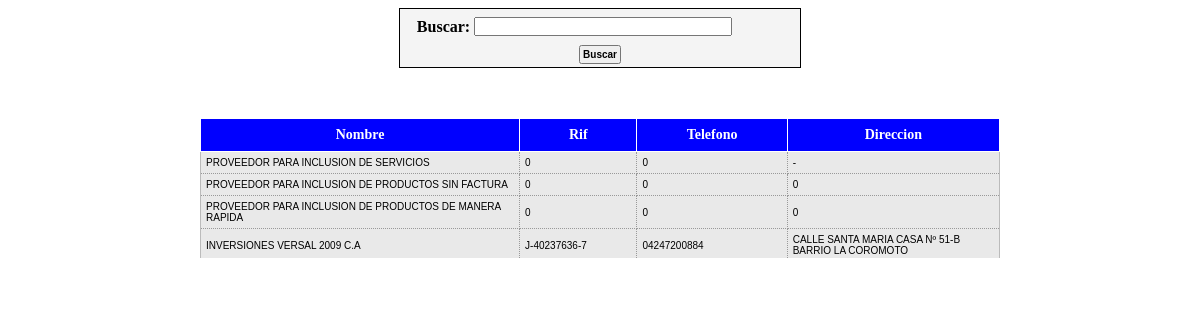
The page /listaproveedores.php on the database its author committed.
### tables this page shows
CREATE TABLE IF NOT EXISTS `proveedor` (
  `id_proveedor` int(11) NOT NULL AUTO_INCREMENT,
  `rif` varchar(12) NOT NULL,
  `nombre` varchar(100) DEFAULT NULL,
  `tipo` varchar(10) NOT NULL,
  `telefono` varchar(11) NOT NULL,
  `direccion` varchar(500) DEFAULT NULL,
  PRIMARY KEY (`id_proveedor`)
);

### listaproveedores.php (the view, shortened to what this page needs)
<?php require_once('Connections/conexion.php'); ?>
<?php
$maxRows_proveedores = 20;
$pageNum_proveedores = 0;
$startRow_proveedores = $pageNum_proveedores * $maxRows_proveedores;
$query_proveedores = "SELECT * FROM proveedor where tipo='CONTADO' $filtro";
$query_limit_proveedores = sprintf("%s LIMIT %d, %d", $query_proveedores, $startRow_proveedores, $maxRows_proveedores);
$proveedores = mysql_query($query_limit_proveedores, $conexion) or die(mysql_error());
$row_proveedores = mysql_fetch_assoc($proveedores);
?><!DOCTYPE html PUBLIC "-//W3C//DTD XHTML 1.0 Transitional//EN" "http://www.w3.org/TR/xhtml1/DTD/xhtml1-transitional.dtd">
<html xmlns="http://www.w3.org/1999/xhtml">
<head>
<link type="text/css" rel="stylesheet" href="css/custom-theme/jquery-ui-1.8.16.custom.css" charset="utf-8" />
<link type="text/css" rel="stylesheet" href="css/estilo.css" charset="utf-8" />
<link type="text/css" rel="stylesheet" href="css/prettyPhoto.css" media="screen" title="prettyPhoto main stylesheet" charset="utf-8" />
<link href="css.css" rel="stylesheet" type="text/css" />
</head>
<body>
<form id="form1" name="form1" method="post" action="listaProveedores.php">
<div style="overflow:scroll; width:100%; height:250px;">
<div class="divBorder" style="width:400px;">
  <table width="400" class="tblFiltro">
    <tr b="b">
      <td width="54" height="29" align="right" class="negrita">Buscar:</td>
      <td width="261"><input type="text" name="fBuscar" id="fBuscar" value="<?=$fBuscar?>" style="width:250px;"/></td>
    </tr>
    <tr>
      <td colspan="2" align="center"><input type="submit" class="negrita" value="Buscar" /></td>
    </tr>
</table>
</div>
<p>&nbsp;</p>
<table width="800" class="tblLista" >
<thead>
  <tr>
    <th width="324" scope="col">Nombre</th>
    <th width="106" scope="col">Rif</th>
    <th width="141" scope="col">Telefono</th>
    <th width="209" scope="col">Direccion</th>
    </tr>
    <thead>
  <tbody>
    <?php do { ?>
      <tr class="trListaBody" onclick="selListado2('<?=$row_proveedores['rif']?>', '<?=($row_proveedores['nombre'])?>', 'rif', 'proveedor', '', '');" id="<?=$row_proveedores['rif']?>">
        <td><?php echo $row_proveedores['nombre']; ?></td>
        <td><?php echo $row_proveedores['rif']; ?></td>
        <td><?php echo $row_proveedores['telefono']; ?></td>
        <td><?php echo $row_proveedores['direccion']; ?></td>
      </tr>
      <?php } while ($row_proveedores = mysql_fetch_assoc($proveedores)); ?>
  </tbody>
</table>
</div>
</form>
</body>
</html>

### css/estilo.css (style rules this page uses)
.tblLista { border-collapse:collapse; border:solid 1px #BBBBBB; margin-left:auto; margin-right:auto; }
.tblLista tbody td { padding:5px; border:1px dotted #999; }
.tblLista thead th { font-size: 14px; font-weight: bold; color: #FFFFFF; background-color: #0000FF; padding: 8px; border: 1px #FFF solid; }
.trListaBody { background-color:#E9E9E9; font-family: "Lucida Grande", Verdana, Arial, Helvetica, sans-serif; font-size:10px; height:20px; }
input { font-family: Arial, "Times New Roman", Times, serif; font-size: 10px; color:#000000; padding:2px; }
.tblFiltro { font-weight: bold; background-color: #f4f4f4; margin-left: auto; margin-right: auto; }
.divBorder { border:solid 1px #000000; margin-left:auto; margin-right:auto; }

### css.css (style rules this page uses)
.negrita { font-weight: bold; }
.trListaBody { background-color:#E9E9E9; }
.tblLista { border-collapse:collapse; border:solid 1px #BBBBBB; margin-left:auto; margin-right:auto; }

### rows shown on the page
proveedor: nombre "PROVEEDOR PARA INCLUSION DE SERVICIOS", rif "0", telefono "0", direccion "-"
proveedor: nombre "PROVEEDOR PARA INCLUSION DE PRODUCTOS SIN FACTURA", rif "0", telefono "0", direccion "0"
proveedor: nombre "PROVEEDOR PARA INCLUSION DE PRODUCTOS DE MANERA RAPIDA", rif "0", telefono "0", direccion "0"
proveedor: nombre "INVERSIONES VERSAL 2009 C.A", rif "J-40237636-7", telefono "04247200884", direccion "CALLE SANTA MARIA CASA Nº 51-B BARRIO LA COROMOTO"
